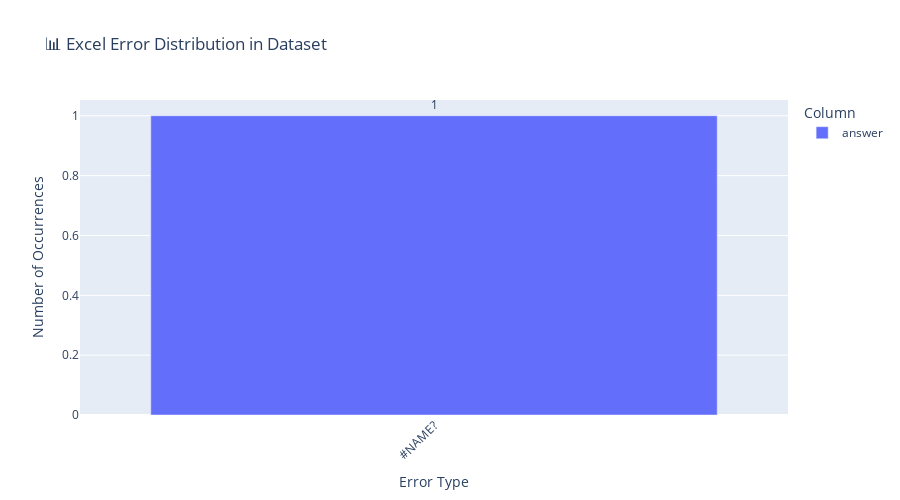

Notebook cell for this chart:
### Markdown cell above
#### 5. Excel Error Analysis For Data Quality Assessment

During the initial data exploration phase, we identified potential Excel formula errors that may have been inadvertently included in the dataset. These errors typically appear as text strings like `#Name?`, `#VALUE!`, `#REF!`, etc., and can occur when:

- Excel formulas are not properly evaluated before export
- Cell references become broken during data manipulation
- Formula syntax errors are present in the source file

**Analysis Methodology:**

We systematically scanned both `question` and `answer` columns for the following Excel error types:
- `#Name?` / `#NAME?` - Unrecognized function or variable name
- `#VALUE!` - Wrong type of argument or operand
- `#REF!` - Invalid cell reference
- `#DIV/0!` - Division by zero
- `#N/A` - Value not available
- `#NULL!` - Intersection of two ranges that don't intersect
- `#NUM!` - Invalid numeric value

**Key Findings:**

- **Total Records Analyzed:** 8,888 question-answer pairs
- **Affected Records:** [To be determined from analysis output]
- **Impact Rate:** [To be calculated as percentage]
- **Most Common Error Type:** [To be identified from results]

**Error Distribution:**

The analysis revealed the distribution of Excel errors across the dataset, with specific counts for each error type in both question and answer columns. This information is crucial for:

1. **Data Quality Assurance** - Identifying records that require manual review or correction
2. **Cleaning Strategy** - Determining whether to remove or replace error strings
3. **Source File Validation** - Highlighting potential issues in the original Excel workbook

**Cleaning Approach:**

All identified Excel error strings are removed during the data cleaning process using the `remove_excel_errors()` method in the `AdvancedArabicCleaner` class. This ensures that:
- Error markers do not interfere with model training
- Text remains semantically coherent after error removal
- The final dataset is free from Excel-related artifacts

The visualization below shows the distribution of Excel errors across both columns, helping us understand the scope and nature of this data quality issue.

### Code cell
def analyze_excel_errors(df):
    """
    Comprehensive analysis of Excel errors in the dataset
    """
    
    # List of Excel errors to check
    excel_errors = ['#Name?', '#NAME?', '#VALUE!', '#REF!', '#DIV/0!', '#N/A', '#NULL!', '#NUM!']
    
    results = {
        'question': {'total': 0, 'by_error': {}, 'affected_ids': []},
        'answer': {'total': 0, 'by_error': {}, 'affected_ids': []}
    }
    
    # Check each column
    for column in ['question', 'answer']:
        print(f"\n{'='*70}")
        print(f"🔍 Checking Excel errors in column: {column}")
        print(f"{'='*70}")
        
        affected_rows = []
        error_counts = {error: 0 for error in excel_errors}
        
        for idx, row in df.iterrows():
            text = str(row[column])
            found_errors = []
            
            # Check each error type
            for error in excel_errors:
                if error in text:
                    error_counts[error] += 1
                    found_errors.append(error)
            
            if found_errors:
                affected_rows.append({
                    'id': row.get('id', idx),
                    'text': text,
                    'text_preview': text[:100] + '...' if len(text) > 100 else text,
                    'errors_found': found_errors,
                    'error_count': len(found_errors)
                })
        
        # Save results
        results[column]['total'] = len(affected_rows)
        results[column]['by_error'] = error_counts
        results[column]['affected_ids'] = [r['id'] for r in affected_rows]
        
        # Display statistics
        print(f"\n📊 Statistics:")
        print(f"   Total records: {len(df)}")
        print(f"   Affected records: {len(affected_rows)}")
        print(f"   Impact rate: {(len(affected_rows)/len(df)*100):.2f}%")
        
        # Display error distribution
        if any(count > 0 for count in error_counts.values()):
            print(f"\n📈 Error type distribution:")
            for error, count in sorted(error_counts.items(), key=lambda x: x[1], reverse=True):
                if count > 0:
                    print(f"   {error}: {count} occurrences")
        else:
            print(f"\n✅ No Excel errors found in this column")
        
        # Display examples
        if affected_rows:
            print(f"\n📝 Error examples (first 5):")
            for i, row in enumerate(affected_rows[:5], 1):
                print(f"\n   {'─'*66}")
                print(f"   【 Example {i} - ID: {row['id']} 】")
                print(f"   Errors found: {', '.join(row['errors_found'])}")
                print(f"   Text preview: {row['text_preview']}")
    
    return results


def visualize_excel_errors(results):
    """
    Visualize Excel error distribution with charts
    """
    
    # Prepare data for plotting
    data_for_plot = []
    
    for column in ['question', 'answer']:
        for error, count in results[column]['by_error'].items():
            if count > 0:
                data_for_plot.append({
                    'Column': column,
                    'Error Type': error,
                    'Count': count
                })
    
    if not data_for_plot:
        print("\n✅ No Excel errors found in the dataset!")
        return
    
    df_plot = pd.DataFrame(data_for_plot)
    
    # Create bar chart
    fig = px.bar(
        df_plot,
        x='Error Type',
        y='Count',
        color='Column',
        barmode='group',
        title='📊 Excel Error Distribution in Dataset',
        labels={'Count': 'Number of Occurrences', 'Error Type': 'Error Type'},
        text='Count'
    )
    
    fig.update_traces(textposition='outside')
    fig.update_layout(
        xaxis_tickangle=-45,
        height=500,
        showlegend=True
    )
    
    fig.show()
    
    # Summary table
    print("\n" + "="*70)
    print("📋 Excel Errors Summary:")
    print("="*70)
    
    summary_data = []
    for column in ['question', 'answer']:
        total = results[column]['total']
        summary_data.append({
            'Column': column,
            'Affected Records': total,
            'Percentage': f"{(total/8888*100):.2f}%" if total > 0 else "0%"
        })
    
    df_summary = pd.DataFrame(summary_data)
    print(df_summary.to_string(index=False))


# ============================================
# 🎯 Execute Analysis
# ============================================

# Load data
df_raw = pd.read_excel('Data.xlsx')

print("="*70)
print("🔬 Excel Error Analysis in Dataset")
print("="*70)

# Run analysis
excel_error_results = analyze_excel_errors(df_raw)

# Visualize results
visualize_excel_errors(excel_error_results)

print("\n" + "="*70)
print("🎉 Excel error analysis completed successfully!")
print("="*70)

### Figure 1 — Plotly figure (JSON) as saved in the notebook; plotly's stock layout.template omitted (floating-point values rounded to 4 significant figures)
{"data": [{"alignmentgroup": "True", "hovertemplate": "Column=answer<br>Error Type=%{x}<br>Number of Occurrences=%{text}<extra></extra>", "legendgroup": "answer", "marker": {"color": "#636efa", "pattern": {"shape": ""}}, "name": "answer", "offsetgroup": "answer", "orientation": "v", "showlegend": true, "text": [1.0], "textposition": "outside", "type": "bar", "x": ["#NAME?"], "xaxis": "x", "y": [1], "yaxis": "y"}], "layout": {"barmode": "group", "height": 500, "legend": {"title": {"text": "Column"}, "tracegroupgap": 0}, "showlegend": true, "title": {"text": "📊 Excel Error Distribution in Dataset"}, "xaxis": {"anchor": "y", "domain": [0, 1], "tickangle": -45, "title": {"text": "Error Type"}}, "yaxis": {"anchor": "x", "domain": [0, 1], "title": {"text": "Number of Occurrences"}}}}
